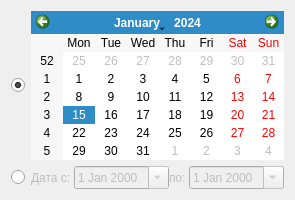
                 <widget class="QWidget" name="tabCalendar">
                  <attribute name="title">
                   <string>По дате</string>
                  </attribute>
                  <layout class="QGridLayout" name="gridLayout">
                   <item row="0" column="1">
                    <widget class="CCalendarWidget" name="calendar"/>
                   </item>
                   <item row="0" column="0">
                    <widget class="QRadioButton" name="btnCalendar">
                     <property name="text">
                      <string/>
                     </property>
                     <property name="checked">
                      <bool>true</bool>
                     </property>
                    </widget>
                   </item>
                   <item row="1" column="0">
                    <widget class="QRadioButton" name="btnDateRange">
                     <property name="text">
                      <string/>
                     </property>
                    </widget>
                   </item>
                   <item row="1" column="1">
                    <widget class="QWidget" name="pnDateRange" native="true">
                     <property name="enabled">
                      <bool>false</bool>
                     </property>
                     <layout class="QHBoxLayout" name="horizontalLayout_6">
                      <property name="spacing">
                       <number>0</number>
                      </property>
                      <property name="margin">
                       <number>0</number>
                      </property>
                      <item>
                       <widget class="QLabel" name="lblDateFrom">
                        <property name="sizePolicy">
                         <sizepolicy hsizetype="Maximum" vsizetype="Preferred">
                          <horstretch>0</horstretch>
                          <verstretch>0</verstretch>
                         </sizepolicy>
                        </property>
                        <property name="text">
                         <string>Дата с: </string>
                        </property>
                       </widget>
                      </item>
                      <item>
                       <widget class="CDateEdit" name="edtDateFrom">
                        <property name="sizePolicy">
                         <sizepolicy hsizetype="Maximum" vsizetype="Fixed">
                          <horstretch>0</horstretch>
                          <verstretch>0</verstretch>
                         </sizepolicy>
                        </property>
                        <property name="calendarPopup">
                         <bool>true</bool>
                        </property>
                       </widget>
                      </item>
                      <item>
                       <widget class="QLabel" name="lblDateTo">
                        <property name="sizePolicy">
                         <sizepolicy hsizetype="Maximum" vsizetype="Preferred">
                          <horstretch>0</horstretch>
                          <verstretch>0</verstretch>
                         </sizepolicy>
                        </property>
                        <property name="text">
                         <string>по: </string>
                        </property>
                       </widget>
                      </item>
                      <item>
                       <widget class="CDateEdit" name="edtDateTo">
                        <property name="sizePolicy">
                         <sizepolicy hsizetype="Maximum" vsizetype="Fixed">
                          <horstretch>0</horstretch>
                          <verstretch>0</verstretch>
                         </sizepolicy>
                        </property>
                        <property name="calendarPopup">
                         <bool>true</bool>
                        </property>
                       </widget>
                      </item>
                     </layout>
                    </widget>
                   </item>
                  </layout>
                 </widget>
